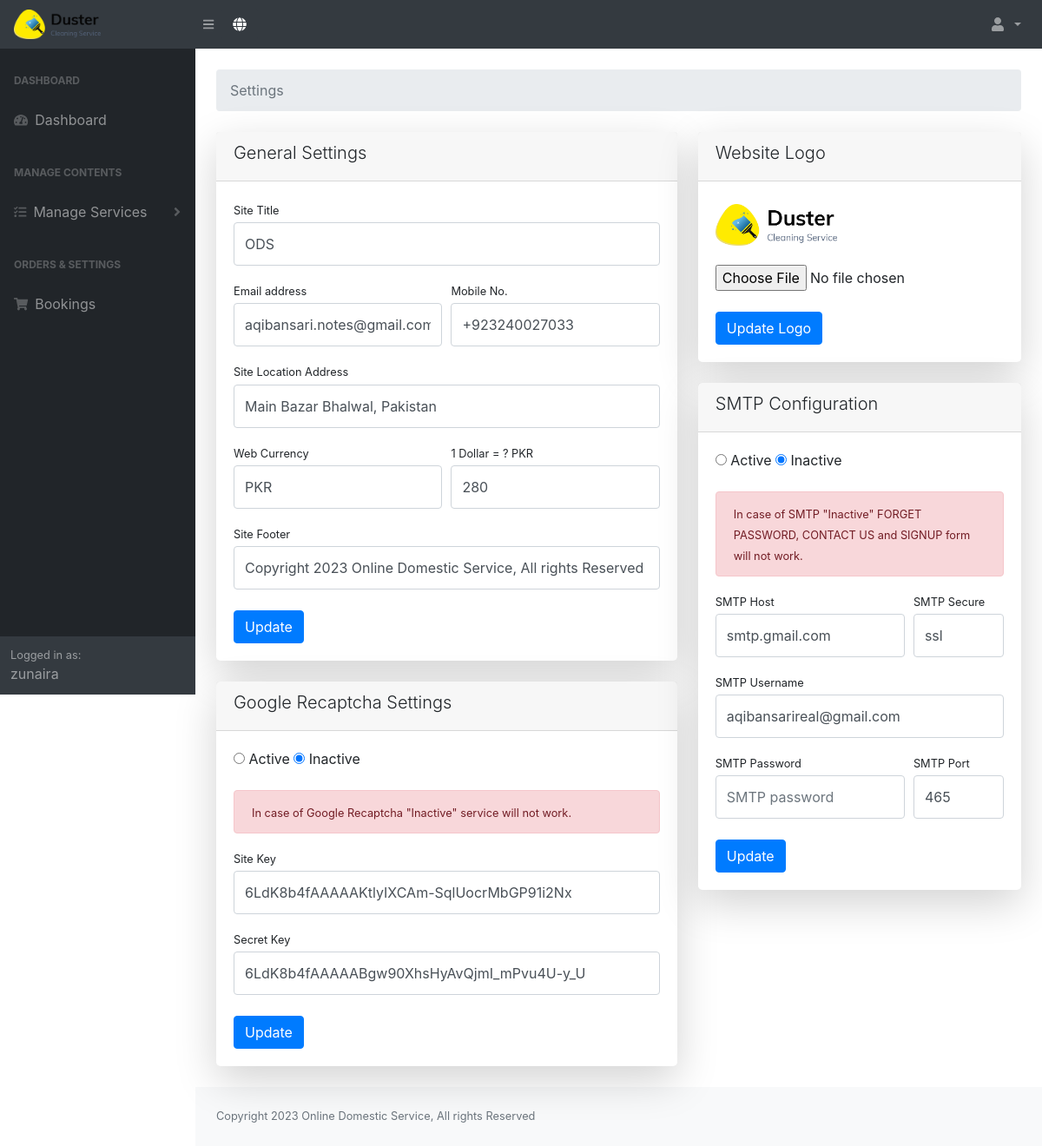
Page /provider/settings.php (signed in) on the committed database.
### tables this page shows
CREATE TABLE `tbl_users` (
  `id` int(10) NOT NULL,
  `username` varchar(255) DEFAULT NULL,
  `fullname` varchar(255) DEFAULT NULL,
  `email` varchar(255) DEFAULT NULL,
  `mobile_no` varchar(15) DEFAULT NULL,
  `password` varchar(255) DEFAULT NULL,
  `role` varchar(10) DEFAULT NULL,
  `photo` varchar(255) DEFAULT NULL,
  `created_at` varchar(255) DEFAULT NULL,
  `gender` varchar(20) DEFAULT NULL,
  `status` varchar(10) DEFAULT NULL,
  `comment` varchar(255) DEFAULT NULL
);

CREATE TABLE `tbl_settings` (
  `id` int(10) NOT NULL,
  `site_title` varchar(255) NOT NULL,
  `site_footer` varchar(255) NOT NULL,
  `web_phone` varchar(255) NOT NULL,
  `web_email` varchar(255) NOT NULL,
  `web_address_location` varchar(255) NOT NULL,
  `web_currency` varchar(10) NOT NULL,
  `dollar_exchange_rate` varchar(10) NOT NULL,
  `g_recaptcha_site_key` varchar(255) DEFAULT NULL,
  `g_recaptcha_secret_key` varchar(255) DEFAULT NULL,
  `g_recaptcha_status` varchar(10) DEFAULT NULL
);

CREATE TABLE `tbl_smtp` (
  `id` int(11) NOT NULL,
  `smtp_host` varchar(50) DEFAULT NULL,
  `smtp_username` varchar(50) DEFAULT NULL,
  `smtp_password` varchar(50) DEFAULT NULL,
  `smtp_port` varchar(10) DEFAULT NULL,
  `smtp_secure` varchar(10) DEFAULT NULL,
  `smtp_status` varchar(50) DEFAULT NULL
);

### provider/settings.php (the view, shortened to what the rows shown need)
<?php include 'header.php'; ?>
<div class="container-fluid">
    <div class="row">
        <div class="col-lg-7">
            <div class="card shadow-lg border-0 rounded-lg mb-4">
                <div class="card-body">
                    <form method="post" action="">
                        <div class="form-group">
                        	<label class="small mb-1" for="inputSiteTitle">Site Title</label>
                        	<input class="form-control py-4" name="inputSiteTitle" id="inputSiteTitle" value="<?php echo $setting_statement_results['site_title']; ?>" type="text" placeholder="Site Title" />
                        </div>
                        <div class="form-row">
                            <div class="col-md-6">
                                <div class="form-group">
                                	<label class="small mb-1" for="inputEmailAddress">Email address</label>
                                	<input class="form-control py-4" value="<?php echo $setting_statement_results['web_email']; ?>" id="inputEmailAddress" name="inputEmailAddress" type="text" placeholder="Email Address" />
                                </div>
                            </div>
                            <div class="col-md-6">
                                <div class="form-group">
                                	<label class="small mb-1" for="inputMobileNo">Mobile No.</label>
                                	<input class="form-control py-4" name="inputMobileNo" value="<?php echo $setting_statement_results['web_phone']; ?>" id="inputMobileNo" type="text" placeholder="Enter Mobile No." />
                                </div>
                            </div>
                        </div>
                        <div class="form-group">
                         	<label class="small mb-1" for="inputSiteLocAddress">Site Location Address</label>
                         	<input class="form-control py-4" name="inputSiteLocAddress" value="<?php echo $setting_statement_results['web_address_location']; ?>" id="inputSiteLocAddress" type="text" placeholder="Site Footer Note" />
                        </div>
                        <div class="form-row">
                            <div class="col-md-6">
                                <div class="form-group">
                                    <label class="small mb-1" for="inputWebCurrecny">Web Currency</label>
                                    <input class="form-control py-4" name="inputWebCurrecny" value="<?php echo $setting_statement_results['web_currency']; ?>" id="inputWebCurrecny" type="text" placeholder="Web Currency i.e: PKR" />
                                </div>
                            </div>
                            <div class="col-md-6">
                                <div class="form-group">
                                    <label class="small mb-1" for="inputDollarExchange">1 Dollar = ? PKR</label>
                                    <input class="form-control py-4" name="inputDollarExchange" value="<?php echo $setting_statement_results['dollar_exchange_rate']; ?>" id="inputDollarExchange" type="text" placeholder="170" />
                                </div>
                            </div>
                        </div>
                        <div class="form-group">
                         	<label class="small mb-1" for="inputSiteFooter">Site Footer</label>
                         	<input class="form-control py-4" name="inputSiteFooter" value="<?php echo $setting_statement_results['site_footer']; ?>" id="inputSiteFooter" type="text" placeholder="Site Footer Note" />
                        </div>
                    </form>
                </div>
            </div>
            <div class="card shadow-lg border-0 rounded-lg mb-4">
                <div class="card-body">
                    <form method="post" action="">
                        <div class="form-group">
                            <label class="radio-inline"><input value="active" type="radio" name="inputGCStatus" <?php if($setting_statement_results['g_recaptcha_status'] == 'active'){echo 'checked';}?>> Active</label>
                            <label class="radio-inline"><input value="inactive" type="radio" name="inputGCStatus" <?php if($setting_statement_results['g_recaptcha_status'] == 'inactive'){echo 'checked';}?>> Inactive</label>
                        </div>
                        <div class="form-group">
                            <label class="small mb-1" for="inputGCSiteKey">Site Key</label>
                            <input class="form-control py-4" name="inputGCSiteKey" id="inputGCSiteKey" value="<?php echo $setting_statement_results['g_recaptcha_site_key']; ?>" type="text" placeholder="Site Key" />
                        </div>
                        <div class="form-group">
                            <label class="small mb-1" for="inputGCSecrtKey">Secret Key</label>
                            <input class="form-control py-4" name="inputGCSecrtKey" value="<?php echo $setting_statement_results['g_recaptcha_secret_key']; ?>" id="inputGCSecrtKey" type="text" placeholder="Secret Key" />
                        </div>
                    </form>
                </div>
            </div>
        </div>
        <div class="col-lg-5">
            <div class="card shadow-lg border-0 rounded-lg ">
                <div class="card-body">
                    <form method="post" action="">
                        <div class="form-group">
                            <label class="radio-inline"><input value="active" type="radio" name="inputSMTPStatus" <?php if($smtp_statement_results['smtp_status'] == 'active'){echo 'checked';}?>> Active</label>
                            <label class="radio-inline"><input value="inactive" type="radio" name="inputSMTPStatus" <?php if($smtp_statement_results['smtp_status'] == 'inactive'){echo 'checked';}?>> Inactive</label>
                        </div>
                        <div class="form-row">
                            <div class="col-md-8">
                                <div class="form-group">
		                        	<label class="small mb-1" for="inputSMTPHost">SMTP Host</label>
		                        	<input class="form-control py-4" id="inputSMTPHost" name="inputSMTPHost" type="text" value="<?php echo $smtp_statement_results['smtp_host'];?>" placeholder="SMTP Host i.e: smtp.gmail.com" />
		                        </div>
                            </div>
                            <div class="col-md-4">
                                <div class="form-group">
                                	<label class="small mb-1" for="inputSMTPSecure">SMTP Secure</label>
                                	<input class="form-control py-4" name="inputSMTPSecure" value="<?php echo $smtp_statement_results['smtp_secure']; ?>" id="inputSMTPSecure" type="text" placeholder="TLS/SSL" />
                                </div>
                            </div>
                        </div>
                        <div class="form-row">
                            <div class="col-md-12">
                                <div class="form-group">
                                	<label class="small mb-1" for="inputSMTPUsername">SMTP Username</label>
                                	<input class="form-control py-4" name="inputSMTPUsername" id="inputSMTPUsername" type="text" value="<?php echo $smtp_statement_results['smtp_username'];?>" placeholder="SMTP Username" />
                                </div>
                            </div>
                            <div class="col-md-4">
                                <div class="form-group">
                                    <label class="small mb-1" for="inputSMTPPort">SMTP Port</label>
                                    <input class="form-control py-4" name="inputSMTPPort" id="inputSMTPPort" type="text" value="<?php echo $smtp_statement_results['smtp_port'];?>" placeholder="SMTP Port i.e: 465" />
                                </div>
                            </div>
                        </div>
                    </form>
                </div>
            </div>
        </div>
    </div>
</div>
<?php include 'footer.php' ?>

### provider/header.php (shortened to what the rows shown need)
<?php
include 'autoloader.php';
$u_id = $_SESSION['provider']['id'];
$statement = $pdo->prepare('SELECT * FROM tbl_users WHERE id=?');
$statement->execute(array($u_id));
$user_result = $statement->fetch();
?>
<!DOCTYPE html>
<html lang="en">
    <head>
        <link href="css/styles.css" rel="stylesheet" />
        <link href="css/dataTables.bootstrap4.min.css" rel="stylesheet" />
    </head>
    <body class="sb-nav-fixed">
        <div id="layoutSidenav">
            <div id="layoutSidenav_nav">
                <nav class="sb-sidenav accordion sb-sidenav-dark" id="sidenavAccordion">
                    <div class="sb-sidenav-menu">
                        <div class="nav">
                        </div>
                    </div>
                    <div class="sb-sidenav-footer">
                        <div class="small">Logged in as:</div>
                        <?php echo $user_result['fullname']; ?>
                    </div>
                </nav>
            </div>
            <div id="layoutSidenav_content">
            <main>

### provider/footer.php (shortened to what the rows shown need)
                </main>
                <footer class="py-4 bg-light mt-auto">
                    <div class="container-fluid">
                        <div class="d-flex align-items-center justify-content-between small">
                            <div class="text-muted"> <?php echo $setting_statement_results['site_footer']; ?></div>
                        </div>
                    </div>
                </footer>
            </div>
        </div>
    </body>
</html>

### rows in the picture
tbl_users: fullname "zunaira"
tbl_settings: inputSiteTitle "ODS", inputEmailAddress "aqibansari.notes@gmail.com", inputMobileNo "+923240027033", inputSiteLocAddress "Main Bazar Bhalwal, Pakistan", inputWebCurrecny "PKR", inputDollarExchange "280", inputSiteFooter "Copyright 2023 Online Domestic Service, All rights Reserved", g_recaptcha_status "☐ Active", g_recaptcha_status "☑ Inactive", inputGCSiteKey "6LdK8b4fAAAAAKtlyIXCAm-SqlUocrMbGP91i2Nx", inputGCSecrtKey "6LdK8b4fAAAAABgw90XhsHyAvQjmI_mPvu4U-y_U", site_footer "Copyright 2023 Online Domestic Service, All rights Reserved"
tbl_smtp: smtp_status "☐ Active", smtp_status "☑ Inactive", inputSMTPHost "smtp.gmail.com", inputSMTPSecure "ssl", inputSMTPUsername "aqibansarireal@gmail.com", inputSMTPPort "465"
